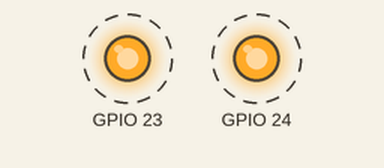
Bench run of a program on a simulated Raspberry Pi (BCM pin numbers). On the bench: output pins drawn as LEDs (lit = HIGH). Dashed ring = blinking.

Above: at 0.5 s.
Timing chart, 0 to 4.6 s (numbered marks = the images above):
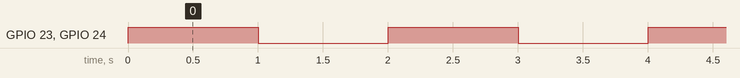

Measured:
- by itself, GPIO 23, GPIO 24: alternates HIGH for 1.0 s and LOW for 1.0 s

The program:

infiniteblink.py
```python
#infinite blinking of two LEDs controlled by GPIOs 23 and 24

import time
import RPi.GPIO as GPIO
#init parameters
GPIO.setmode(GPIO.BCM)
GPIO.setwarnings(False)
#init pins as output
GPIO.setup(23,GPIO.OUT)
GPIO.setup(24,GPIO.OUT)
#inifinite blinking of leds connected to pins 23 & 24 (BCM mode)
while True:
    GPIO.output(23,GPIO.HIGH)
    GPIO.output(24,GPIO.HIGH)
    time.sleep(1)
    GPIO.output(23,GPIO.LOW)
    GPIO.output(24,GPIO.LOW)
    time.sleep(1)
```
